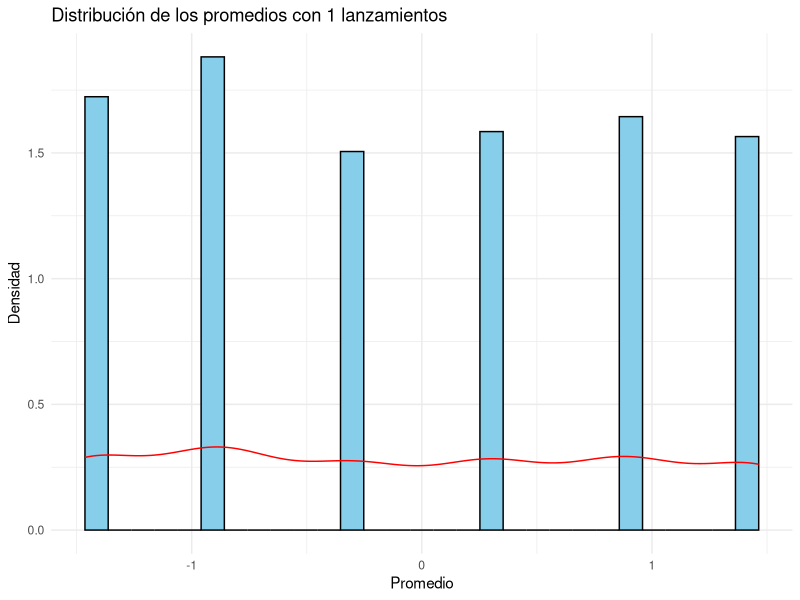
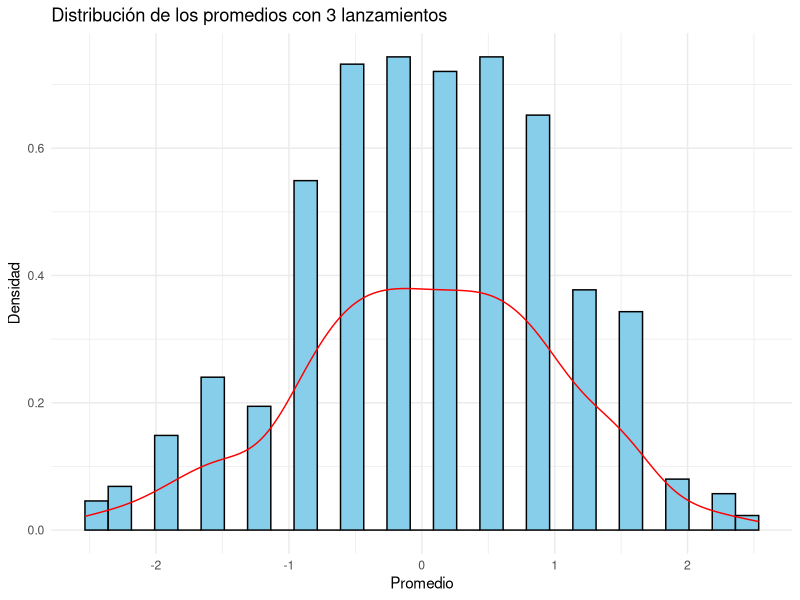
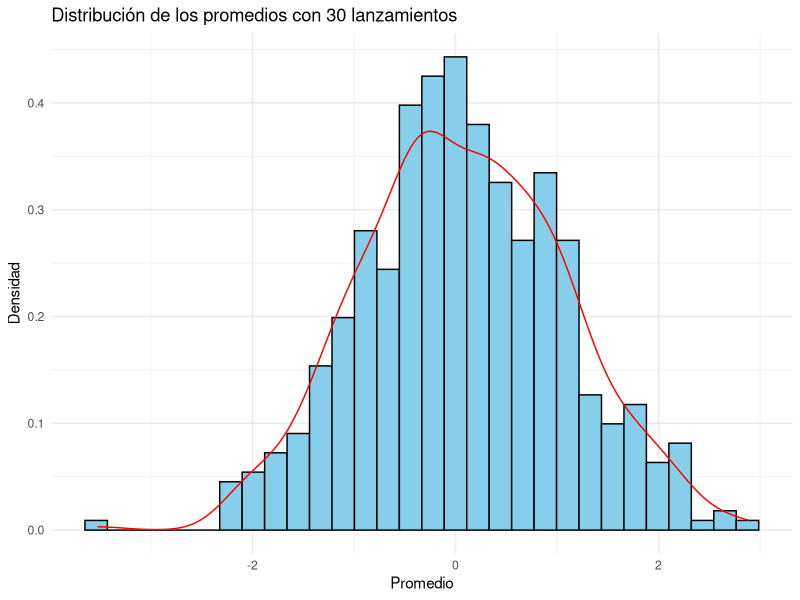
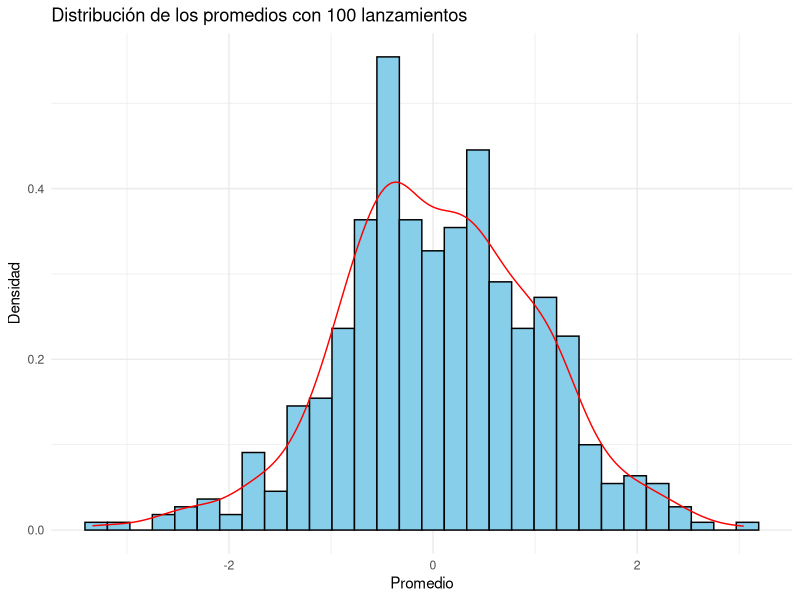
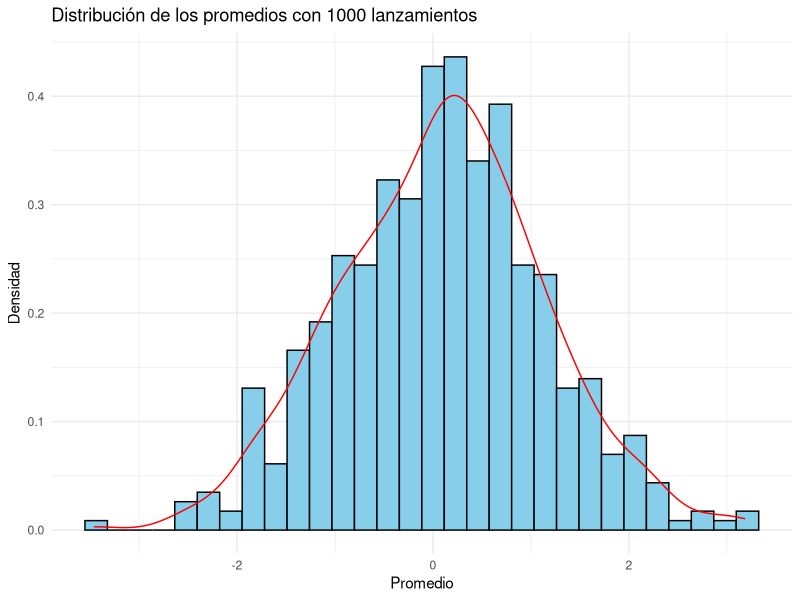
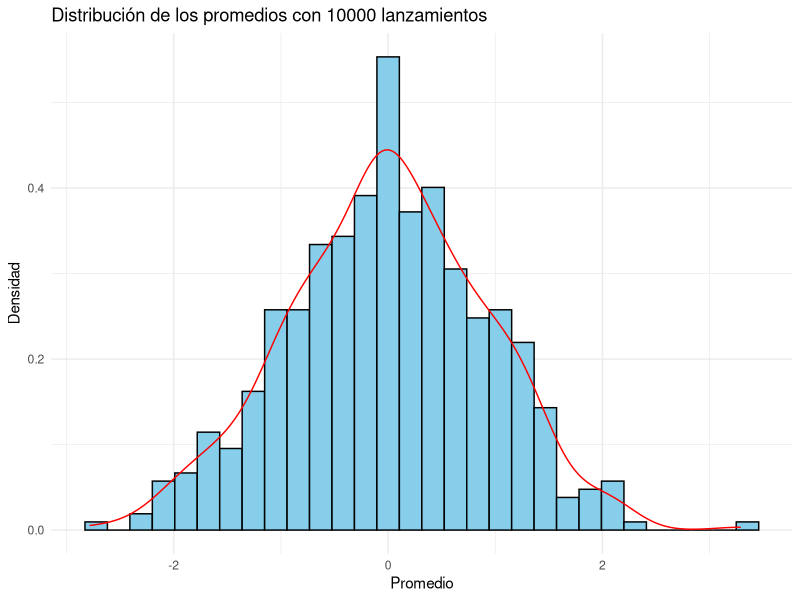
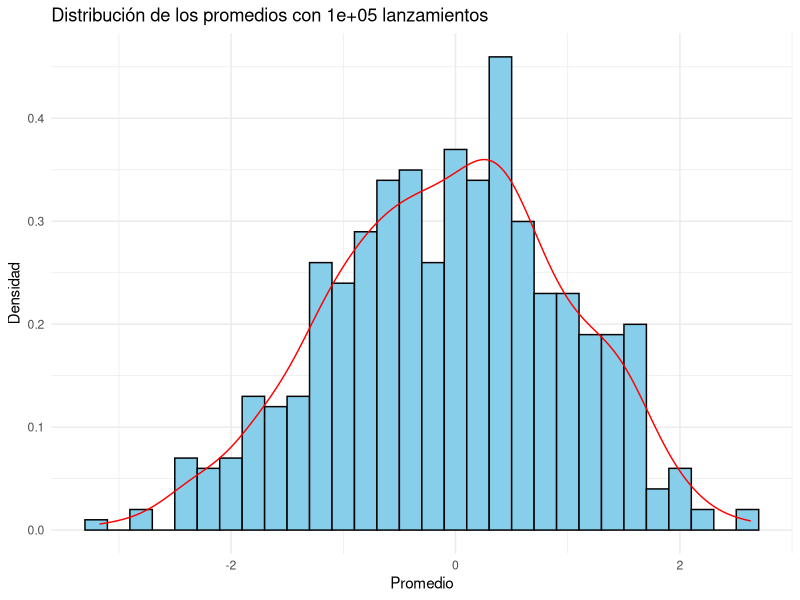

These charts were generated, in order, by the following R code:
## ---- chunk 1
knitr::opts_chunk$set(echo = TRUE)
## ---- chunk 2
# Instala y carga el paquete necesario
#install.packages("ggplot2")
library(ggplot2)

# Función de simulación
simular_dados <- function(n) {
    # Número de simulaciones
    num_simulaciones <- 500
    
    # Matriz para almacenar los resultados
    resultados <- matrix(nrow = num_simulaciones, ncol = n)


    # Llena la matriz con lanzamientos de dado
    for (i in 1:num_simulaciones) {
        resultados[i, ] <- sample(1:6, n, replace = TRUE)
    }
    
    # Calcula el promedio de cada fila
    promedios <- rowMeans(resultados)

    # Aplicamos teorema central del límite
    promedios <- (promedios - 3.5) / sqrt(35/12/n)
    
    # Crea un histograma de los promedios
    plot <- ggplot(data.frame(promedios), aes(x = promedios)) + 
        geom_histogram(aes(y = ..density..), bins = 30, fill = "skyblue", color = "black") + 
        geom_density(color = "red") + 
        labs(title = paste("Distribución de los promedios con", n, "lanzamientos"),
            x = "Promedio", 
            y = "Densidad") + 
        theme_minimal()
    print(plot)
    return(promedios)
}

# Prueba la función con diferentes valores de n
promedios1 <- simular_dados(1)
simular_dados(3)
simular_dados(30)
simular_dados(100)
simular_dados(1000)
simular_dados(10000)
promedios2 <- simular_dados(100000)

# Vamos a realizar una prueba de hipótesis de shapiro-wilk para ver si los datos siguen una distribución normal
shapiro.test(promedios1)
# Podemos observar que p > 0.05 por lo que rechazamos la hipótesis nula de que los datos siguen una distribución normal
# En conclusión, los datos no siguen una distribución normal
shapiro.test(promedios2)

# Podemos observar p > 0.05 por lo que no tenemos evidencia para rechazar la hipótesis nula de que los datos siguen una distribución normal
# En conclusión, los datos siguen una distribución normal

